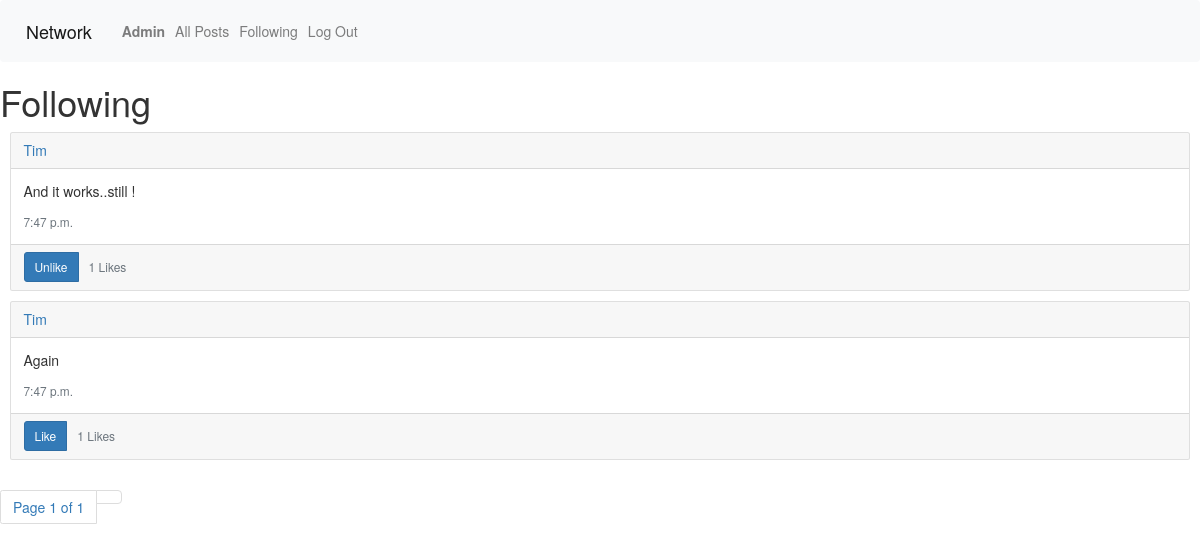
The app's page /following (signed in), older data.
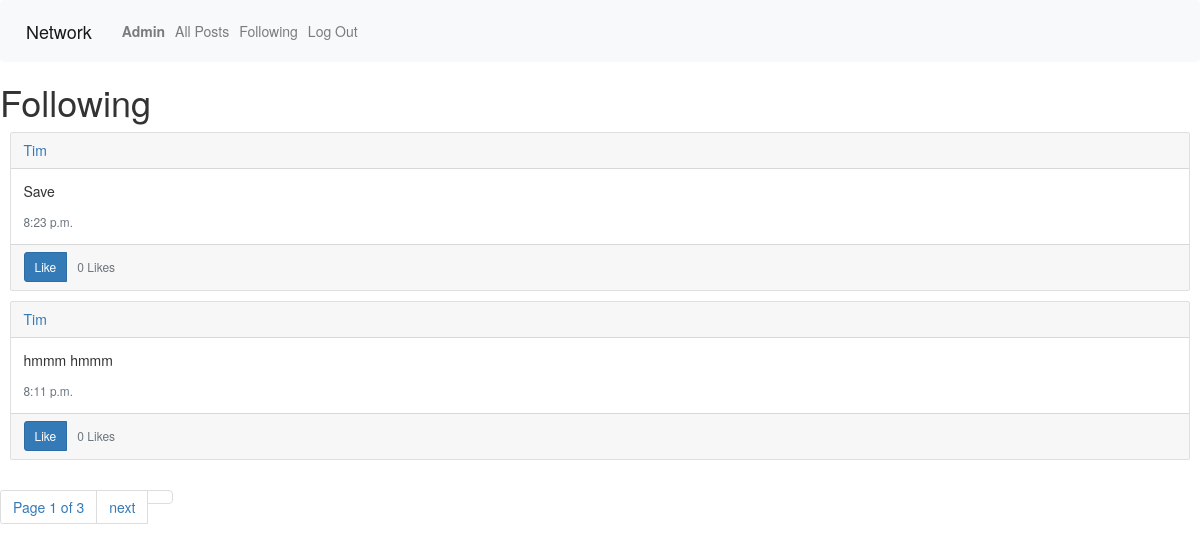
The same page, newer data.
### network/models.py (models this page shows)
class User(AbstractUser):
    pass

class Post(models.Model):
    user = models.ForeignKey(User, on_delete=models.CASCADE, related_name='user_post', null=True)
    content = models.CharField(max_length=64)
    timestamp = models.TimeField(auto_now=True)
    like = models.IntegerField(default=0)
    def serialize(self):
        return {
            "id": self.id,
            'user': self.user.username,
            "content": self.content,
            "timestamp": self.timestamp,
            "likes": self.like,
        }

### network/views.py (the view)
# urls.py: path("following", views.following, name='following'),
@login_required
def following(request):
    user = request.user
    following = Following.objects.filter(user=user).values_list("following", flat=True)
    posts = Post.objects.filter(user__in=following)
    data = []
    for post in posts:
        serialized_post = post.serialize()
        if request.user.is_authenticated:
            user_liked = Like.objects.filter(post=post, user=request.user).exists()
        else:
            user_liked = False
        serialized_post['liked'] = user_liked
        data.append(serialized_post)
    paginator = Paginator(data, 2)
    page_number = request.GET.get('page')
    page_obj = paginator.get_page(page_number)
    return render(request, 'network/following.html', {"data": page_obj})

### network/templates/network/following.html (shortened to what this page needs)
{% extends 'network/layout.html' %} {% load static %}{% block body %}
<h1>Following</h1>
{% if data %} {% for post in data %}
<div class="card m-3">
  <div class="card-header">
    <a href="{% url 'profile' post.user %}">{{ post.user }}</a>
  </div>
  <div class="card-body">
    <p class="card-text content-text" data-postid="{{ post.id }}">
      {{ post.content }}
    </p>
    <p class="card-text">
      <small class="text-muted">{{ post.timestamp }}</small>
    </p>
  </div>
  <div class="card-footer">
    <div class="d-flex justify-content-between align-items-center">
      <div class="btn-group">
        {% if user.is_authenticated %}
        <button
          class="btn btn-sm btn-primary like-button"
          data-postid="{{ post.id }}"
        >
          {% if post.liked %} Unlike {% else %} Like {% endif %}
        </button>
        {% endif %}
        <div
          type="button"
          id="likes-count"
          class="btn btn-sm btn-outline-secondary"
          data-postid="{{ post.id }}"
        >
          {{ post.likes }} Likes
        </div>
      </div>
    </div>
  </div>
</div>
{% endfor %} {% endif %}
<nav>
  <ul class="pagination">
    <li class="page-item">
      <a class="page-link" href=""
        >Page {{data.number }} of {{data.paginator.num_pages}}</a
      >
    </li>
    {% if data.has_next %}
    <li class="page-item">
      <a class="page-link" href="?page={{data.next_page_numer}}">next</a>
    </li>
    {% endif %}
    <li><a></a></li>
  </ul>
</nav>
{% endblock %} {% block script %}
<link
  rel="stylesheet"
  href="https://maxcdn.bootstrapcdn.com/bootstrap/3.3.7/css/bootstrap.min.css"
/>
{% endblock %}

Row changes from the older to the newer data that the page shows:
removed Post: content "Again", timestamp "7:47 p.m."
added Post: content "hmmm hmmm", timestamp "8:11 p.m."
Text that changed along with them:
{{ data.paginator.num_pages }}: "1" → "3"
new list line: "Tim"
new list line: "Save 8:23 p.m."
new list line: "Like 0 Likes"
text now shown: "next"
list line gone: "Tim"
list line gone: "And it works..still ! 7:47 p.m."
list line gone: "Unlike 1 Likes"
list line gone: "Like 1 Likes"
